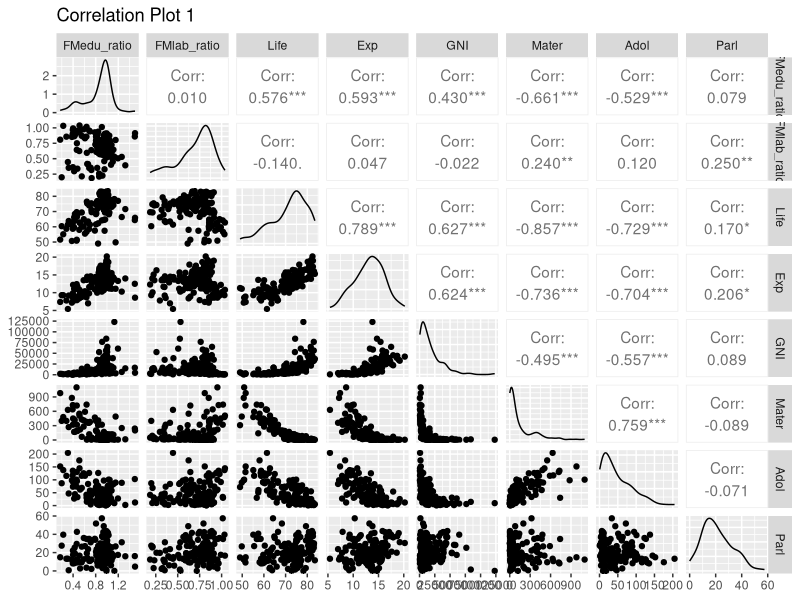
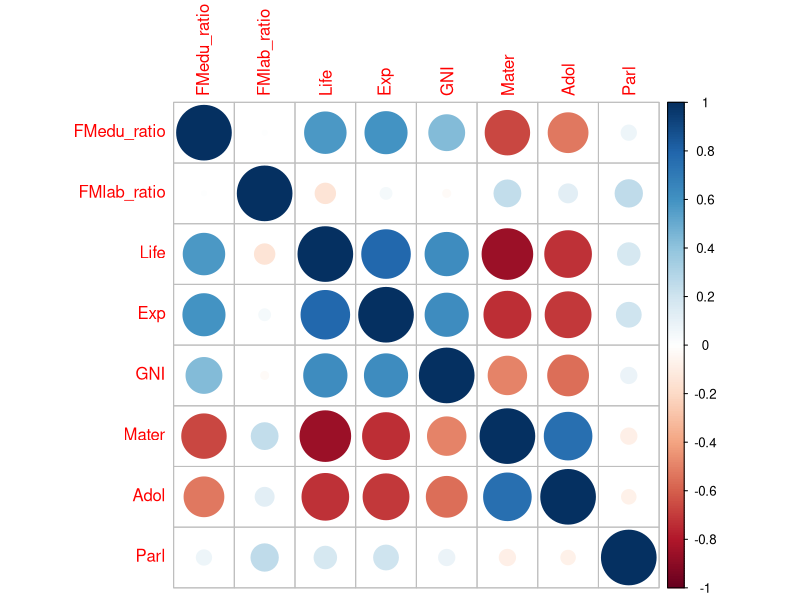
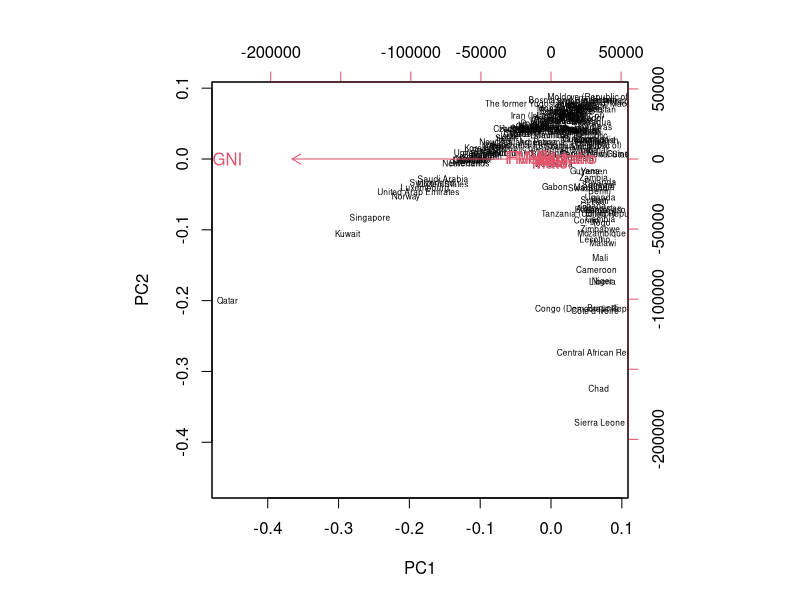
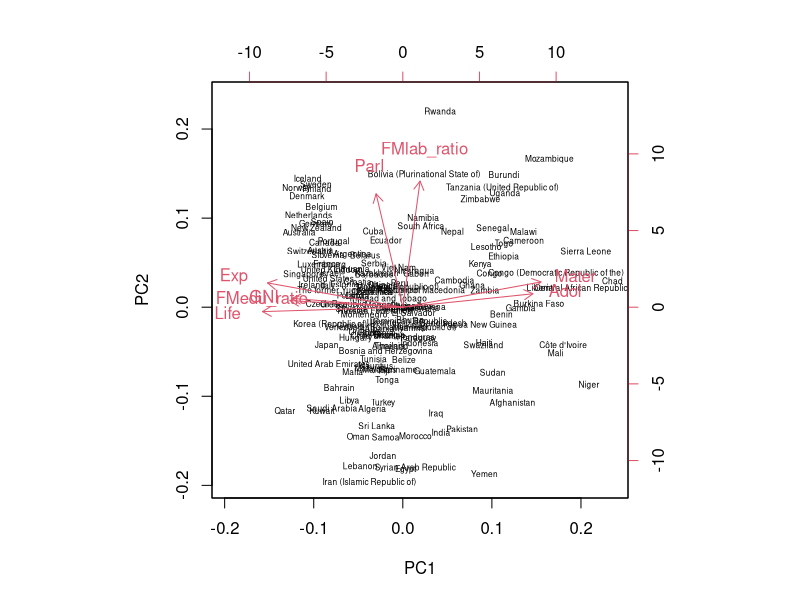
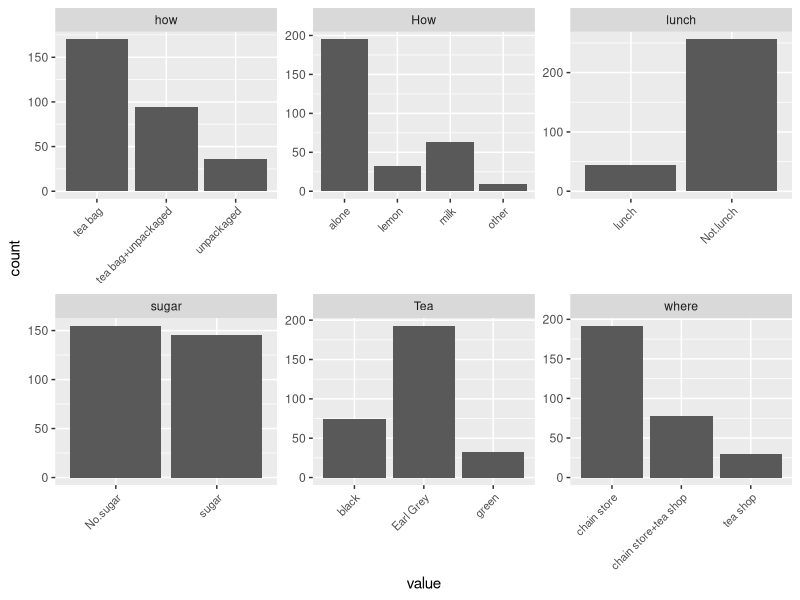
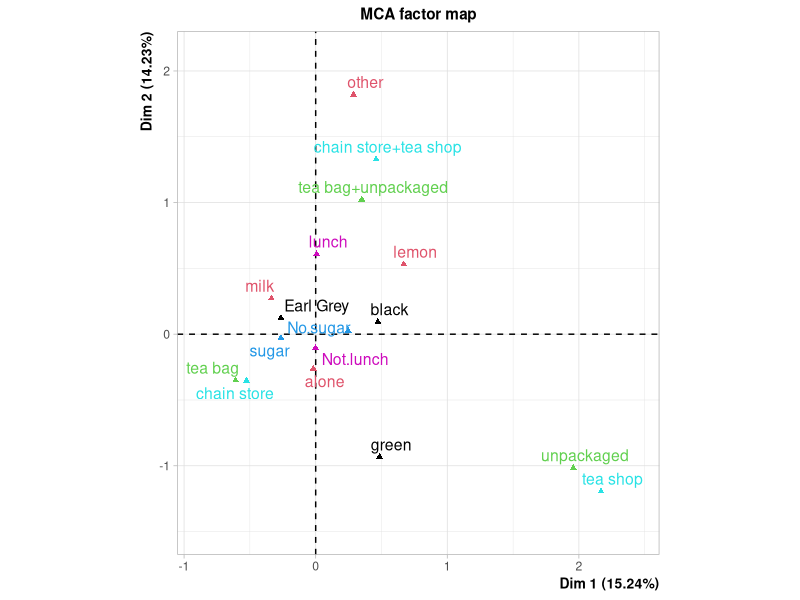

Write the R code that produced these figures, in order.
## ---- chunk 1
human <- read.csv("human2.csv", header=TRUE, row.names = 1)
dim(human)
str(human)
summary(human)
## ---- chunk 2
library(ggplot2)
library(GGally)
library(corrplot)
library(dplyr)
ggpairs(human, title = "Correlation Plot 1")
cor(human) %>% corrplot
## ---- chunk 3
pca_human1 <- prcomp (human)
biplot (pca_human1, choices = 1:2, cex=c(0.5,1))
## ---- chunk 4
human_std <- scale(human)
summary(human_std)
pca_human <- prcomp(human_std)
biplot(pca_human, choices = 1:2, cex=c(0.5,1))
## ---- chunk 5
library(FactoMineR)
library(tidyr)
library(dplyr)
library(ggplot2)
data("tea")
dim(tea)
str(tea)

keep_columns <- c("Tea", "How", "how", "sugar", "where", "lunch")
tea_time <- dplyr::select(tea, one_of(keep_columns))
str(tea_time)

gather(tea_time) %>% ggplot(aes(value)) + facet_wrap("key", scales = "free") + geom_bar() + theme(axis.text.x = element_text(angle = 45, hjust = 1, size = 8))

## ---- chunk 6
mca <- MCA(tea_time, graph = FALSE)
summary(mca)
plot(mca, invisible=c("ind"), habillage="quali")
